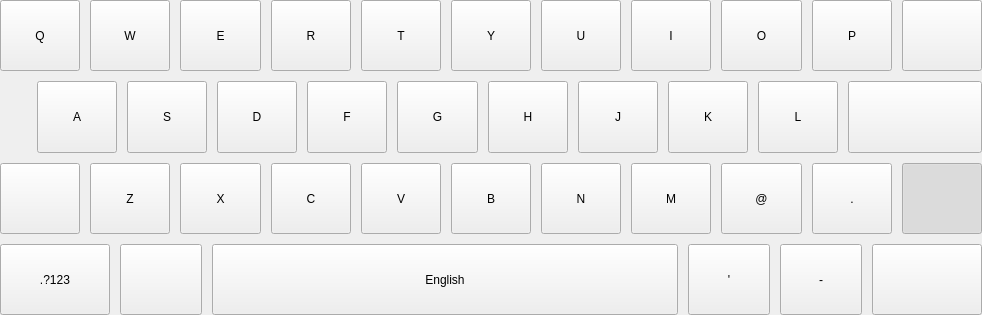
<?xml version="1.0" encoding="UTF-8"?>
<ui version="4.0">
 <class>QExtNormalKeyboard</class>
 <widget class="QWidget" name="QExtNormalKeyboard">
  <property name="geometry">
   <rect>
    <x>0</x>
    <y>0</y>
    <width>982</width>
    <height>315</height>
   </rect>
  </property>
  <property name="windowTitle">
   <string>Form</string>
  </property>
  <property name="styleSheet">
   <string notr="true"/>
  </property>
  <layout class="QVBoxLayout" name="verticalLayout">
   <property name="spacing">
    <number>10</number>
   </property>
   <property name="leftMargin">
    <number>0</number>
   </property>
   <property name="topMargin">
    <number>0</number>
   </property>
   <property name="rightMargin">
    <number>0</number>
   </property>
   <property name="bottomMargin">
    <number>0</number>
   </property>
   <item>
    <layout class="QHBoxLayout" name="KeyboardRow1">
     <item>
      <widget class="QPushButton" name="Q">
       <property name="sizePolicy">
        <sizepolicy hsizetype="Preferred" vsizetype="Preferred">
         <horstretch>1</horstretch>
         <verstretch>0</verstretch>
        </sizepolicy>
       </property>
       <property name="sizeIncrement">
        <size>
         <width>4</width>
         <height>3</height>
        </size>
       </property>
       <property name="baseSize">
        <size>
         <width>80</width>
         <height>60</height>
        </size>
       </property>
       <property name="text">
        <string>Q</string>
       </property>
       <attribute name="buttonGroup">
        <string notr="true">groupLetter</string>
       </attribute>
      </widget>
     </item>
     <item>
      <widget class="QPushButton" name="W">
       <property name="sizePolicy">
        <sizepolicy hsizetype="Preferred" vsizetype="Preferred">
         <horstretch>1</horstretch>
         <verstretch>0</verstretch>
        </sizepolicy>
       </property>
       <property name="text">
        <string>W</string>
       </property>
       <attribute name="buttonGroup">
        <string notr="true">groupLetter</string>
       </attribute>
      </widget>
     </item>
     <item>
      <widget class="QPushButton" name="E">
       <property name="sizePolicy">
        <sizepolicy hsizetype="Preferred" vsizetype="Preferred">
         <horstretch>1</horstretch>
         <verstretch>0</verstretch>
        </sizepolicy>
       </property>
       <property name="text">
        <string>E</string>
       </property>
       <attribute name="buttonGroup">
        <string notr="true">groupLetter</string>
       </attribute>
      </widget>
     </item>
     <item>
      <widget class="QPushButton" name="R">
       <property name="sizePolicy">
        <sizepolicy hsizetype="Preferred" vsizetype="Preferred">
         <horstretch>1</horstretch>
         <verstretch>0</verstretch>
        </sizepolicy>
       </property>
       <property name="text">
        <string>R</string>
       </property>
       <attribute name="buttonGroup">
        <string notr="true">groupLetter</string>
       </attribute>
      </widget>
     </item>
     <item>
      <widget class="QPushButton" name="T">
       <property name="sizePolicy">
        <sizepolicy hsizetype="Preferred" vsizetype="Preferred">
         <horstretch>1</horstretch>
         <verstretch>0</verstretch>
        </sizepolicy>
       </property>
       <property name="text">
        <string>T</string>
       </property>
       <attribute name="buttonGroup">
        <string notr="true">groupLetter</string>
       </attribute>
      </widget>
     </item>
     <item>
      <widget class="QPushButton" name="Y">
       <property name="sizePolicy">
        <sizepolicy hsizetype="Preferred" vsizetype="Preferred">
         <horstretch>1</horstretch>
         <verstretch>0</verstretch>
        </sizepolicy>
       </property>
       <property name="text">
        <string>Y</string>
       </property>
       <attribute name="buttonGroup">
        <string notr="true">groupLetter</string>
       </attribute>
      </widget>
     </item>
     <item>
      <widget class="QPushButton" name="U">
       <property name="sizePolicy">
        <sizepolicy hsizetype="Preferred" vsizetype="Preferred">
         <horstretch>1</horstretch>
         <verstretch>0</verstretch>
        </sizepolicy>
       </property>
       <property name="text">
        <string>U</string>
       </property>
       <attribute name="buttonGroup">
        <string notr="true">groupLetter</string>
       </attribute>
      </widget>
     </item>
     <item>
      <widget class="QPushButton" name="I">
       <property name="sizePolicy">
        <sizepolicy hsizetype="Preferred" vsizetype="Preferred">
         <horstretch>1</horstretch>
         <verstretch>0</verstretch>
        </sizepolicy>
       </property>
       <property name="text">
        <string>I</string>
       </property>
       <attribute name="buttonGroup">
        <string notr="true">groupLetter</string>
       </attribute>
      </widget>
     </item>
     <item>
      <widget class="QPushButton" name="O">
       <property name="sizePolicy">
        <sizepolicy hsizetype="Preferred" vsizetype="Preferred">
         <horstretch>1</horstretch>
         <verstretch>0</verstretch>
        </sizepolicy>
       </property>
       <property name="text">
        <string>O</string>
       </property>
       <attribute name="buttonGroup">
        <string notr="true">groupLetter</string>
       </attribute>
      </widget>
     </item>
     <item>
      <widget class="QPushButton" name="P">
       <property name="sizePolicy">
        <sizepolicy hsizetype="Preferred" vsizetype="Preferred">
         <horstretch>1</horstretch>
         <verstretch>0</verstretch>
        </sizepolicy>
       </property>
       <property name="text">
        <string>P</string>
       </property>
       <attribute name="buttonGroup">
        <string notr="true">groupLetter</string>
       </attribute>
      </widget>
     </item>
     <item>
      <widget class="QPushButton" name="backspace">
       <property name="sizePolicy">
        <sizepolicy hsizetype="Preferred" vsizetype="Preferred">
         <horstretch>1</horstretch>
         <verstretch>0</verstretch>
        </sizepolicy>
       </property>
       <property name="text">
        <string/>
       </property>
       <property name="icon">
        <iconset resource="res.qrc">
         <normaloff>:/images/backspace.png</normaloff>:/images/backspace.png</iconset>
       </property>
       <property name="iconSize">
        <size>
         <width>48</width>
         <height>48</height>
        </size>
       </property>
       <property name="autoRepeat">
        <bool>true</bool>
       </property>
      </widget>
     </item>
    </layout>
   </item>
   <item>
    <layout class="QHBoxLayout" name="KeyboardRow2">
     <item>
      <widget class="QWidget" name="widget" native="true">
       <property name="sizePolicy">
        <sizepolicy hsizetype="Preferred" vsizetype="Preferred">
         <horstretch>1</horstretch>
         <verstretch>0</verstretch>
        </sizepolicy>
       </property>
      </widget>
     </item>
     <item>
      <widget class="QPushButton" name="A">
       <property name="sizePolicy">
        <sizepolicy hsizetype="Preferred" vsizetype="Preferred">
         <horstretch>3</horstretch>
         <verstretch>0</verstretch>
        </sizepolicy>
       </property>
       <property name="text">
        <string>A</string>
       </property>
       <attribute name="buttonGroup">
        <string notr="true">groupLetter</string>
       </attribute>
      </widget>
     </item>
     <item>
      <widget class="QPushButton" name="S">
       <property name="sizePolicy">
        <sizepolicy hsizetype="Ignored" vsizetype="Preferred">
         <horstretch>3</horstretch>
         <verstretch>0</verstretch>
        </sizepolicy>
       </property>
       <property name="text">
        <string>S</string>
       </property>
       <attribute name="buttonGroup">
        <string notr="true">groupLetter</string>
       </attribute>
      </widget>
     </item>
     <item>
      <widget class="QPushButton" name="D">
       <property name="sizePolicy">
        <sizepolicy hsizetype="Preferred" vsizetype="Preferred">
         <horstretch>3</horstretch>
         <verstretch>0</verstretch>
        </sizepolicy>
       </property>
       <property name="text">
        <string>D</string>
       </property>
       <attribute name="buttonGroup">
        <string notr="true">groupLetter</string>
       </attribute>
      </widget>
     </item>
     <item>
      <widget class="QPushButton" name="F">
       <property name="sizePolicy">
        <sizepolicy hsizetype="Preferred" vsizetype="Preferred">
         <horstretch>3</horstretch>
         <verstretch>0</verstretch>
        </sizepolicy>
       </property>
       <property name="text">
        <string>F</string>
       </property>
       <attribute name="buttonGroup">
        <string notr="true">groupLetter</string>
       </attribute>
      </widget>
     </item>
     <item>
      <widget class="QPushButton" name="G">
       <property name="sizePolicy">
        <sizepolicy hsizetype="Preferred" vsizetype="Preferred">
         <horstretch>3</horstretch>
         <verstretch>0</verstretch>
        </sizepolicy>
       </property>
       <property name="text">
        <string>G</string>
       </property>
       <attribute name="buttonGroup">
        <string notr="true">groupLetter</string>
       </attribute>
      </widget>
     </item>
     <item>
      <widget class="QPushButton" name="H">
       <property name="sizePolicy">
        <sizepolicy hsizetype="Preferred" vsizetype="Preferred">
         <horstretch>3</horstretch>
         <verstretch>0</verstretch>
        </sizepolicy>
       </property>
       <property name="text">
        <string>H</string>
       </property>
       <attribute name="buttonGroup">
        <string notr="true">groupLetter</string>
       </attribute>
      </widget>
     </item>
     <item>
      <widget class="QPushButton" name="J">
       <property name="sizePolicy">
        <sizepolicy hsizetype="Preferred" vsizetype="Preferred">
         <horstretch>3</horstretch>
         <verstretch>0</verstretch>
        </sizepolicy>
       </property>
       <property name="text">
        <string>J</string>
       </property>
       <attribute name="buttonGroup">
        <string notr="true">groupLetter</string>
       </attribute>
      </widget>
     </item>
     <item>
      <widget class="QPushButton" name="K">
       <property name="sizePolicy">
        <sizepolicy hsizetype="Preferred" vsizetype="Preferred">
         <horstretch>3</horstretch>
         <verstretch>0</verstretch>
        </sizepolicy>
       </property>
       <property name="text">
        <string>K</string>
       </property>
       <attribute name="buttonGroup">
        <string notr="true">groupLetter</string>
       </attribute>
      </widget>
     </item>
     <item>
      <widget class="QPushButton" name="L">
       <property name="sizePolicy">
        <sizepolicy hsizetype="Preferred" vsizetype="Preferred">
         <horstretch>3</horstretch>
         <verstretch>0</verstretch>
        </sizepolicy>
       </property>
       <property name="text">
        <string>L</string>
       </property>
       <attribute name="buttonGroup">
        <string notr="true">groupLetter</string>
       </attribute>
      </widget>
     </item>
     <item>
      <widget class="QPushButton" name="enter">
       <property name="sizePolicy">
        <sizepolicy hsizetype="Preferred" vsizetype="Preferred">
         <horstretch>5</horstretch>
         <verstretch>0</verstretch>
        </sizepolicy>
       </property>
       <property name="sizeIncrement">
        <size>
         <width>5</width>
         <height>0</height>
        </size>
       </property>
       <property name="baseSize">
        <size>
         <width>80</width>
         <height>80</height>
        </size>
       </property>
       <property name="text">
        <string/>
       </property>
       <property name="icon">
        <iconset resource="res.qrc">
         <normaloff>:/images/enter.png</normaloff>:/images/enter.png</iconset>
       </property>
       <property name="iconSize">
        <size>
         <width>48</width>
         <height>48</height>
        </size>
       </property>
      </widget>
     </item>
    </layout>
   </item>
   <item>
    <layout class="QHBoxLayout" name="KeyboardRow3">
     <item>
      <widget class="QPushButton" name="shiftl">
       <property name="sizePolicy">
        <sizepolicy hsizetype="Preferred" vsizetype="Preferred">
         <horstretch>0</horstretch>
         <verstretch>0</verstretch>
        </sizepolicy>
       </property>
       <property name="text">
        <string/>
       </property>
       <property name="icon">
        <iconset resource="res.qrc">
         <normaloff>:/images/shift.png</normaloff>:/images/shift.png</iconset>
       </property>
       <property name="iconSize">
        <size>
         <width>48</width>
         <height>48</height>
        </size>
       </property>
      </widget>
     </item>
     <item>
      <widget class="QPushButton" name="Z">
       <property name="sizePolicy">
        <sizepolicy hsizetype="Preferred" vsizetype="Preferred">
         <horstretch>0</horstretch>
         <verstretch>0</verstretch>
        </sizepolicy>
       </property>
       <property name="text">
        <string>Z</string>
       </property>
       <attribute name="buttonGroup">
        <string notr="true">groupLetter</string>
       </attribute>
      </widget>
     </item>
     <item>
      <widget class="QPushButton" name="X">
       <property name="sizePolicy">
        <sizepolicy hsizetype="Preferred" vsizetype="Preferred">
         <horstretch>0</horstretch>
         <verstretch>0</verstretch>
        </sizepolicy>
       </property>
       <property name="text">
        <string>X</string>
       </property>
       <attribute name="buttonGroup">
        <string notr="true">groupLetter</string>
       </attribute>
      </widget>
     </item>
     <item>
      <widget class="QPushButton" name="C">
       <property name="sizePolicy">
        <sizepolicy hsizetype="Preferred" vsizetype="Preferred">
         <horstretch>0</horstretch>
         <verstretch>0</verstretch>
        </sizepolicy>
       </property>
       <property name="text">
        <string>C</string>
       </property>
       <attribute name="buttonGroup">
        <string notr="true">groupLetter</string>
       </attribute>
      </widget>
     </item>
     <item>
      <widget class="QPushButton" name="V">
       <property name="sizePolicy">
        <sizepolicy hsizetype="Preferred" vsizetype="Preferred">
         <horstretch>0</horstretch>
         <verstretch>0</verstretch>
        </sizepolicy>
       </property>
       <property name="text">
        <string>V</string>
       </property>
       <attribute name="buttonGroup">
        <string notr="true">groupLetter</string>
       </attribute>
      </widget>
     </item>
     <item>
      <widget class="QPushButton" name="B">
       <property name="sizePolicy">
        <sizepolicy hsizetype="Preferred" vsizetype="Preferred">
         <horstretch>0</horstretch>
         <verstretch>0</verstretch>
        </sizepolicy>
       </property>
       <property name="text">
        <string>B</string>
       </property>
       <attribute name="buttonGroup">
        <string notr="true">groupLetter</string>
       </attribute>
      </widget>
     </item>
     <item>
      <widget class="QPushButton" name="N">
       <property name="sizePolicy">
        <sizepolicy hsizetype="Preferred" vsizetype="Preferred">
         <horstretch>0</horstretch>
         <verstretch>0</verstretch>
        </sizepolicy>
       </property>
       <property name="text">
        <string>N</string>
       </property>
       <attribute name="buttonGroup">
        <string notr="true">groupLetter</string>
       </attribute>
      </widget>
     </item>
     <item>
      <widget class="QPushButton" name="M">
       <property name="sizePolicy">
        <sizepolicy hsizetype="Preferred" vsizetype="Preferred">
         <horstretch>0</horstretch>
         <verstretch>0</verstretch>
        </sizepolicy>
       </property>
       <property name="text">
        <string>M</string>
       </property>
       <attribute name="buttonGroup">
        <string notr="true">groupLetter</string>
       </attribute>
      </widget>
     </item>
     <item>
      <widget class="QPushButton" name="at">
       <property name="sizePolicy">
        <sizepolicy hsizetype="Preferred" vsizetype="Preferred">
         <horstretch>0</horstretch>
         <verstretch>0</verstretch>
        </sizepolicy>
       </property>
       <property name="text">
        <string>@</string>
       </property>
      </widget>
     </item>
     <item>
      <widget class="QPushButton" name="period">
       <property name="sizePolicy">
        <sizepolicy hsizetype="Preferred" vsizetype="Preferred">
         <horstretch>0</horstretch>
         <verstretch>0</verstretch>
        </sizepolicy>
       </property>
       <property name="text">
        <string>.</string>
       </property>
      </widget>
     </item>
     <item>
      <widget class="QPushButton" name="shiftr">
       <property name="sizePolicy">
        <sizepolicy hsizetype="Preferred" vsizetype="Preferred">
         <horstretch>0</horstretch>
         <verstretch>0</verstretch>
        </sizepolicy>
       </property>
       <property name="text">
        <string/>
       </property>
       <property name="icon">
        <iconset resource="res.qrc">
         <normaloff>:/images/shift.png</normaloff>:/images/shift.png</iconset>
       </property>
       <property name="iconSize">
        <size>
         <width>48</width>
         <height>48</height>
        </size>
       </property>
       <property name="checkable">
        <bool>true</bool>
       </property>
       <property name="checked">
        <bool>true</bool>
       </property>
      </widget>
     </item>
    </layout>
   </item>
   <item>
    <layout class="QHBoxLayout" name="KeyboardRow4">
     <item>
      <widget class="QPushButton" name="symbol">
       <property name="sizePolicy">
        <sizepolicy hsizetype="Preferred" vsizetype="Preferred">
         <horstretch>4</horstretch>
         <verstretch>0</verstretch>
        </sizepolicy>
       </property>
       <property name="text">
        <string>.?123</string>
       </property>
      </widget>
     </item>
     <item>
      <widget class="QPushButton" name="language">
       <property name="sizePolicy">
        <sizepolicy hsizetype="Preferred" vsizetype="Preferred">
         <horstretch>3</horstretch>
         <verstretch>0</verstretch>
        </sizepolicy>
       </property>
       <property name="text">
        <string/>
       </property>
       <property name="icon">
        <iconset resource="res.qrc">
         <normaloff>:/images/globe.png</normaloff>:/images/globe.png</iconset>
       </property>
       <property name="iconSize">
        <size>
         <width>48</width>
         <height>48</height>
        </size>
       </property>
      </widget>
     </item>
     <item>
      <widget class="QPushButton" name="space">
       <property name="sizePolicy">
        <sizepolicy hsizetype="Preferred" vsizetype="Preferred">
         <horstretch>17</horstretch>
         <verstretch>0</verstretch>
        </sizepolicy>
       </property>
       <property name="text">
        <string>English</string>
       </property>
      </widget>
     </item>
     <item>
      <widget class="QPushButton" name="apostrophe">
       <property name="sizePolicy">
        <sizepolicy hsizetype="Preferred" vsizetype="Preferred">
         <horstretch>3</horstretch>
         <verstretch>0</verstretch>
        </sizepolicy>
       </property>
       <property name="text">
        <string>'</string>
       </property>
      </widget>
     </item>
     <item>
      <widget class="QPushButton" name="minus">
       <property name="sizePolicy">
        <sizepolicy hsizetype="Preferred" vsizetype="Preferred">
         <horstretch>3</horstretch>
         <verstretch>0</verstretch>
        </sizepolicy>
       </property>
       <property name="text">
        <string>-</string>
       </property>
      </widget>
     </item>
     <item>
      <widget class="QPushButton" name="hide">
       <property name="sizePolicy">
        <sizepolicy hsizetype="Preferred" vsizetype="Preferred">
         <horstretch>4</horstretch>
         <verstretch>0</verstretch>
        </sizepolicy>
       </property>
       <property name="text">
        <string/>
       </property>
       <property name="icon">
        <iconset resource="res.qrc">
         <normaloff>:/images/hidekeyboard.png</normaloff>:/images/hidekeyboard.png</iconset>
       </property>
       <property name="iconSize">
        <size>
         <width>48</width>
         <height>48</height>
        </size>
       </property>
      </widget>
     </item>
    </layout>
   </item>
  </layout>
 </widget>
 <resources>
  <include location="res.qrc"/>
 </resources>
 <connections/>
 <buttongroups>
  <buttongroup name="groupLetter"/>
 </buttongroups>
</ui>
